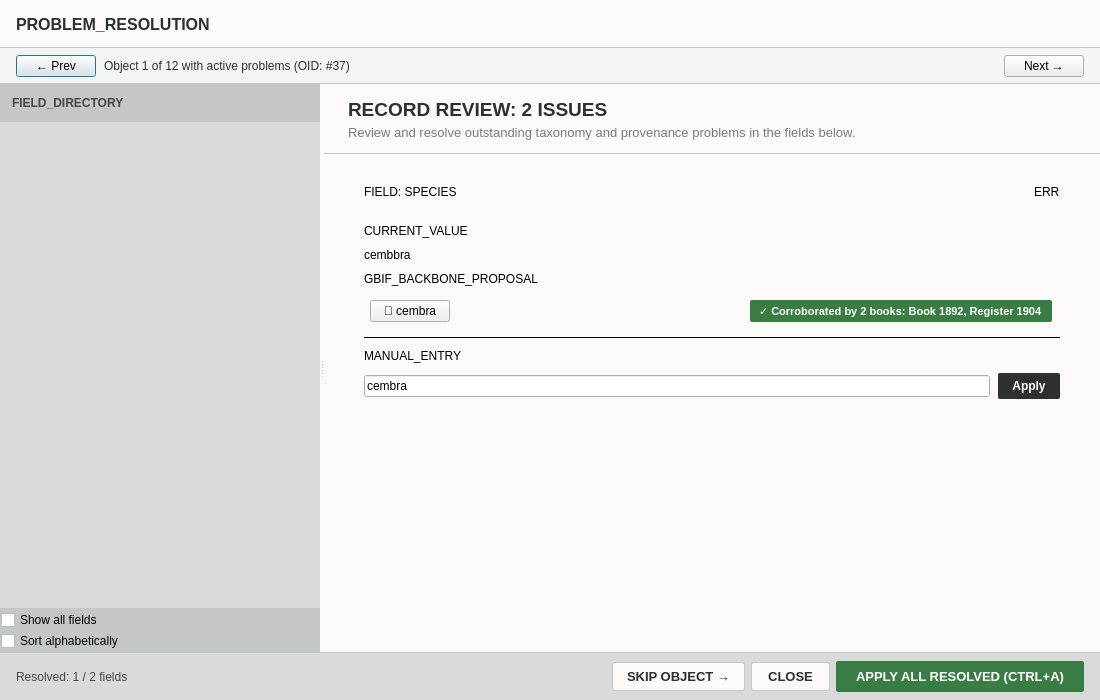
<?xml version="1.0" encoding="UTF-8"?>
<ui version="4.0">
 <class>ObjectProblemResolver</class>
 <widget class="QDialog" name="ObjectProblemResolver">
  <property name="geometry">
   <rect>
    <x>0</x>
    <y>0</y>
    <width>1100</width>
    <height>700</height>
   </rect>
  </property>
  <property name="minimumSize">
   <size>
    <width>840</width>
    <height>540</height>
   </size>
  </property>
  <property name="windowTitle">
   <string>Problem Resolution</string>
  </property>
  <property name="styleSheet">
   <string notr="true">QDialog#ObjectProblemResolver {
    background-color: #fbfaf8;
}
QFrame#header_frame {
    background-color: #fbfaf8;
    border-bottom: 1px solid #c4c7c7;
}
QLabel#lbl_main_title {
    color: #2c302e;
    font-family: &quot;JetBrains Mono&quot;, &quot;Consolas&quot;, monospace;
    font-size: 12pt;
    font-weight: bold;
}
QFrame#queue_nav_bar {
    background-color: #f2f5f1;
    border-bottom: 1px solid #c4c7c7;
}
QPushButton[class="queue-nav-btn"] {
    background-color: #fbfaf8;
    color: #2c302e;
    font-family: &quot;Segoe UI&quot;, &quot;Inter&quot;;
    font-size: 9pt;
    font-weight: bold;
    border: 1px solid #c4c7c7;
    border-radius: 2px;
    padding: 3px 10px;
}
QPushButton[class="queue-nav-btn"]:hover {
    background-color: #e9ece5;
}
QPushButton[class="queue-nav-btn"]:disabled {
    background-color: #dadada;
    color: #8b948d;
}
QLabel#lbl_queue_info {
    color: #2c302e;
    font-family: &quot;JetBrains Mono&quot;, monospace;
    font-size: 9pt;
}
QFrame#sidebar_frame {
    background-color: #dadada;
    border-right: 1px solid #c4c7c7;
}
QFrame#dir_header_frame {
    background-color: #c4c7c7;
}
QLabel#lbl_dir_title {
    color: #444748;
    font-family: &quot;JetBrains Mono&quot;, monospace;
    font-size: 9pt;
    font-weight: bold;
}
QListWidget#list_field_directory {
    background-color: #dadada;
    border: none;
    font-family: &quot;JetBrains Mono&quot;, monospace;
    font-size: 9pt;
}
QListWidget#list_field_directory::item {
    background-color: #fbfaf8;
    border-bottom: 1px solid #c4c7c7;
    padding: 10px 12px;
    margin-bottom: 1px;
}
QListWidget#list_field_directory::item:selected {
    background-color: #e9ece5;
    color: #000000;
}
QFrame#sidebar_bottom_frame {
    background-color: #c4c7c7;
    border-top: 1px solid #c4c7c7;
}
QCheckBox[class="sidebar-chk"] {
    background-color: #fbfaf8;
    color: #2c302e;
    font-family: &quot;Segoe UI&quot;, &quot;Inter&quot;;
    font-size: 9pt;
    font-weight: bold;
    padding: 6px 10px;
    border-bottom: 1px solid #c4c7c7;
}
QFrame#context_header_frame {
    background-color: #fbfaf8;
    border-bottom: 1px solid #c4c7c7;
}
QLabel#lbl_issue_count {
    color: #2c302e;
    font-family: &quot;Segoe UI&quot;, &quot;Inter&quot;;
    font-size: 14pt;
    font-weight: bold;
}
QLabel#lbl_issue_subtitle {
    color: #757d77;
    font-family: &quot;Segoe UI&quot;, &quot;Inter&quot;;
    font-size: 9.5pt;
}
QScrollArea#scroll_cards_area {
    background-color: #fbfaf8;
    border: none;
}
QWidget#cards_container {
    background-color: #fbfaf8;
}
QFrame[class="problem-card"] {
    background-color: #ffffff;
    border: 1px solid #c4c7c7;
    border-radius: 2px;
}
QFrame[class="card-title-bar-err"] {
    background-color: #c93a40;
}
QFrame[class="card-title-bar-ukn"] {
    background-color: #d9a036;
}
QFrame[class="card-title-bar-cfct"] {
    background-color: #4a7b9d;
}
QLabel[class="card-title-text"] {
    color: #ffffff;
    font-family: &quot;Segoe UI&quot;, &quot;Inter&quot;;
    font-size: 9.5pt;
    font-weight: bold;
}
QLabel[class="card-code-text"] {
    color: #ffffff;
    font-family: &quot;JetBrains Mono&quot;, monospace;
    font-size: 8.5pt;
    font-weight: bold;
}
QLabel[class="section-tag"] {
    color: #757d77;
    font-family: &quot;JetBrains Mono&quot;, monospace;
    font-size: 8pt;
    font-weight: bold;
}
QFrame[class="value-display-box"] {
    background-color: #ffffff;
    border: 1px solid #c4c7c7;
    border-radius: 2px;
}
QLabel[class="value-text"] {
    font-family: &quot;JetBrains Mono&quot;, monospace;
    font-size: 9.5pt;
    color: #2c302e;
    padding: 6px 10px;
}
QFrame[class="gbif-box"] {
    background-color: #ebfbee;
    border: 1px solid #b2f2bb;
    border-radius: 2px;
}
QPushButton[class="gbif-chip-btn"] {
    background-color: transparent;
    color: #2b8a3e;
    font-family: &quot;JetBrains Mono&quot;, monospace;
    font-size: 9pt;
    font-weight: bold;
    border: none;
    text-align: left;
    padding: 6px 10px;
}
QPushButton[class="chip-btn"] {
    background-color: #fbfaf8;
    color: #2c302e;
    font-family: &quot;JetBrains Mono&quot;, monospace;
    font-size: 9pt;
    border: 1px solid #c4c7c7;
    border-radius: 2px;
    padding: 8px 12px;
    text-align: left;
}
QPushButton[class="chip-btn"]:hover {
    background-color: #e9ece5;
    border-color: #000000;
}
QLineEdit[class="manual-entry"] {
    background-color: #ffffff;
    color: #2c302e;
    font-family: &quot;JetBrains Mono&quot;, monospace;
    font-size: 9.5pt;
    border: 1px solid #c4c7c7;
    border-radius: 2px;
    padding: 6px 8px;
}
QPushButton#btn_apply_single {
    background-color: #2c302e;
    color: #ffffff;
    font-family: &quot;Segoe UI&quot;, &quot;Inter&quot;;
    font-size: 9pt;
    font-weight: bold;
    border: none;
    border-radius: 2px;
    padding: 6px 14px;
}
QPushButton#btn_apply_single:hover {
    background-color: #3d4240;
}
QFrame#footer_frame {
    background-color: #dadada;
    border-top: 1px solid #c4c7c7;
}
QLabel#lbl_stats {
    color: #444748;
    font-family: &quot;JetBrains Mono&quot;, monospace;
    font-size: 9pt;
}
QPushButton#btn_skip_object {
    background-color: #fbfaf8;
    color: #2c302e;
    font-family: &quot;Segoe UI&quot;, &quot;Inter&quot;;
    font-size: 9.5pt;
    font-weight: bold;
    border: 1px solid #c4c7c7;
    border-radius: 2px;
    padding: 6px 14px;
}
QPushButton#btn_skip_object:hover {
    background-color: #e9ece5;
}
QPushButton#btn_close {
    background-color: #fbfaf8;
    color: #2c302e;
    font-family: &quot;Segoe UI&quot;, &quot;Inter&quot;;
    font-size: 9.5pt;
    font-weight: bold;
    border: 1px solid #c4c7c7;
    border-radius: 2px;
    padding: 6px 16px;
}
QPushButton#btn_close:hover {
    background-color: #e9ece5;
}
QPushButton#btn_apply_all {
    background-color: #3a7d44;
    color: #ffffff;
    font-family: &quot;Segoe UI&quot;, &quot;Inter&quot;;
    font-size: 9.5pt;
    font-weight: bold;
    border: none;
    border-radius: 2px;
    padding: 8px 20px;
}
QPushButton#btn_apply_all:hover {
    background-color: #2d6236;
}</string>
  </property>
  <layout class="QVBoxLayout" name="root_vlayout">
   <property name="spacing">
    <number>0</number>
   </property>
   <property name="leftMargin">
    <number>0</number>
   </property>
   <property name="topMargin">
    <number>0</number>
   </property>
   <property name="rightMargin">
    <number>0</number>
   </property>
   <property name="bottomMargin">
    <number>0</number>
   </property>
   <item>
    <widget class="QFrame" name="header_frame">
     <property name="minimumSize">
      <size>
       <width>0</width>
       <height>48</height>
      </size>
     </property>
     <property name="maximumSize">
      <size>
       <width>16777215</width>
       <height>48</height>
      </size>
     </property>
     <layout class="QHBoxLayout" name="header_hlayout">
      <property name="leftMargin">
       <number>16</number>
      </property>
      <property name="topMargin">
       <number>8</number>
      </property>
      <property name="rightMargin">
       <number>16</number>
      </property>
      <property name="bottomMargin">
       <number>8</number>
      </property>
      <item>
       <widget class="QLabel" name="lbl_main_title">
        <property name="text">
         <string>PROBLEM_RESOLUTION</string>
        </property>
       </widget>
      </item>
     </layout>
    </widget>
   </item>
   <item>
    <widget class="QFrame" name="queue_nav_bar">
     <property name="minimumSize">
      <size>
       <width>0</width>
       <height>36</height>
      </size>
     </property>
     <property name="maximumSize">
      <size>
       <width>16777215</width>
       <height>36</height>
      </size>
     </property>
     <layout class="QHBoxLayout" name="queue_nav_layout">
      <property name="spacing">
       <number>8</number>
      </property>
      <property name="leftMargin">
       <number>16</number>
      </property>
      <property name="topMargin">
       <number>4</number>
      </property>
      <property name="rightMargin">
       <number>16</number>
      </property>
      <property name="bottomMargin">
       <number>4</number>
      </property>
      <item>
       <widget class="QPushButton" name="btn_queue_prev">
        <property name="cursor">
         <cursorShape>PointingHandCursor</cursorShape>
        </property>
        <property name="text">
         <string>← Prev</string>
        </property>
        <property name="class" stdset="0">
         <string>queue-nav-btn</string>
        </property>
       </widget>
      </item>
      <item>
       <widget class="QLabel" name="lbl_queue_info">
        <property name="text">
         <string>Object 1 of 12 with active problems (OID: #37)</string>
        </property>
       </widget>
      </item>
      <item>
       <spacer name="queue_spacer">
        <property name="orientation">
         <enum>Qt::Horizontal</enum>
        </property>
        <property name="sizeHint" stdset="0">
         <size>
          <width>40</width>
          <height>20</height>
         </size>
        </property>
       </spacer>
      </item>
      <item>
       <widget class="QPushButton" name="btn_queue_next">
        <property name="cursor">
         <cursorShape>PointingHandCursor</cursorShape>
        </property>
        <property name="text">
         <string>Next →</string>
        </property>
        <property name="class" stdset="0">
         <string>queue-nav-btn</string>
        </property>
       </widget>
      </item>
     </layout>
    </widget>
   </item>
   <item>
    <widget class="QSplitter" name="main_splitter">
     <property name="orientation">
      <enum>Qt::Horizontal</enum>
     </property>
     <property name="childrenCollapsible">
      <bool>false</bool>
     </property>
     <widget class="QFrame" name="sidebar_frame">
      <property name="minimumSize">
       <size>
        <width>260</width>
        <height>0</height>
       </size>
      </property>
      <property name="maximumSize">
       <size>
        <width>320</width>
        <height>16777215</height>
       </size>
      </property>
      <layout class="QVBoxLayout" name="sidebar_vlayout">
       <property name="spacing">
        <number>0</number>
       </property>
       <property name="leftMargin">
        <number>0</number>
       </property>
       <property name="topMargin">
        <number>0</number>
       </property>
       <property name="rightMargin">
        <number>0</number>
       </property>
       <property name="bottomMargin">
        <number>0</number>
       </property>
       <item>
        <widget class="QFrame" name="dir_header_frame">
         <property name="minimumSize">
          <size>
           <width>0</width>
           <height>38</height>
          </size>
         </property>
         <property name="maximumSize">
          <size>
           <width>16777215</width>
           <height>38</height>
          </size>
         </property>
         <layout class="QHBoxLayout" name="dir_header_layout">
          <property name="leftMargin">
           <number>12</number>
          </property>
          <property name="topMargin">
           <number>6</number>
          </property>
          <property name="rightMargin">
           <number>12</number>
          </property>
          <property name="bottomMargin">
           <number>6</number>
          </property>
          <item>
           <widget class="QLabel" name="lbl_dir_title">
            <property name="text">
             <string>FIELD_DIRECTORY</string>
            </property>
           </widget>
          </item>
         </layout>
        </widget>
       </item>
       <item>
        <widget class="QListWidget" name="list_field_directory">
        <property name="cursor">
         <cursorShape>PointingHandCursor</cursorShape>
        </property>
       </widget>
       </item>
       <item>
        <widget class="QFrame" name="sidebar_bottom_frame">
         <layout class="QVBoxLayout" name="sidebar_bottom_layout">
          <property name="spacing">
           <number>1</number>
          </property>
          <property name="leftMargin">
           <number>1</number>
          </property>
          <property name="topMargin">
           <number>1</number>
          </property>
          <property name="rightMargin">
           <number>1</number>
          </property>
          <property name="bottomMargin">
           <number>1</number>
          </property>
          <item>
           <widget class="QCheckBox" name="chk_show_all">
            <property name="cursor">
             <cursorShape>PointingHandCursor</cursorShape>
            </property>
            <property name="text">
             <string>Show all fields</string>
            </property>
            <property name="class" stdset="0">
             <string>sidebar-chk</string>
            </property>
           </widget>
          </item>
          <item>
           <widget class="QCheckBox" name="chk_sort_alpha">
            <property name="cursor">
             <cursorShape>PointingHandCursor</cursorShape>
            </property>
            <property name="text">
             <string>Sort alphabetically</string>
            </property>
            <property name="class" stdset="0">
             <string>sidebar-chk</string>
            </property>
           </widget>
          </item>
         </layout>
        </widget>
       </item>
      </layout>
     </widget>
     <widget class="QWidget" name="right_area" native="true">
      <layout class="QVBoxLayout" name="right_vlayout">
       <property name="spacing">
        <number>0</number>
       </property>
       <property name="leftMargin">
        <number>0</number>
       </property>
       <property name="topMargin">
        <number>0</number>
       </property>
       <property name="rightMargin">
        <number>0</number>
       </property>
       <property name="bottomMargin">
        <number>0</number>
       </property>
       <item>
        <widget class="QFrame" name="context_header_frame">
         <layout class="QVBoxLayout" name="ctx_header_layout">
          <property name="spacing">
           <number>4</number>
          </property>
          <property name="leftMargin">
           <number>24</number>
          </property>
          <property name="topMargin">
           <number>14</number>
          </property>
          <property name="rightMargin">
           <number>24</number>
          </property>
          <property name="bottomMargin">
           <number>14</number>
          </property>
          <item>
           <widget class="QLabel" name="lbl_issue_count">
            <property name="text">
             <string>RECORD REVIEW: 2 ISSUES</string>
            </property>
           </widget>
          </item>
          <item>
           <widget class="QLabel" name="lbl_issue_subtitle">
            <property name="text">
             <string>Review and resolve outstanding taxonomy and provenance problems in the fields below.</string>
            </property>
           </widget>
          </item>
         </layout>
        </widget>
       </item>
       <item>
        <widget class="QScrollArea" name="scroll_cards_area">
         <property name="widgetResizable">
          <bool>true</bool>
         </property>
         <widget class="QWidget" name="cards_container">
          <property name="geometry">
           <rect>
            <x>0</x>
            <y>0</y>
            <width>800</width>
            <height>600</height>
           </rect>
          </property>
          <layout class="QVBoxLayout" name="cards_vlayout">
           <property name="spacing">
            <number>20</number>
           </property>
           <property name="leftMargin">
            <number>24</number>
           </property>
           <property name="topMargin">
            <number>20</number>
           </property>
           <property name="rightMargin">
            <number>24</number>
           </property>
           <property name="bottomMargin">
            <number>20</number>
           </property>
           <item>
            <widget class="QFrame" name="sample_problem_card">
             <property name="class" stdset="0">
              <string>problem-card</string>
             </property>
             <layout class="QVBoxLayout" name="card_problem_vlayout">
              <property name="spacing">
               <number>0</number>
              </property>
              <property name="leftMargin">
               <number>0</number>
              </property>
              <property name="topMargin">
               <number>0</number>
              </property>
              <property name="rightMargin">
               <number>0</number>
              </property>
              <property name="bottomMargin">
               <number>0</number>
              </property>
              <item>
               <widget class="QFrame" name="prob_header_bar">
                <property name="class" stdset="0">
                 <string>card-title-bar-err</string>
                </property>
                <layout class="QHBoxLayout" name="prob_header_hlayout">
                 <property name="leftMargin">
                  <number>16</number>
                 </property>
                 <property name="topMargin">
                  <number>8</number>
                 </property>
                 <property name="rightMargin">
                  <number>16</number>
                 </property>
                 <property name="bottomMargin">
                  <number>8</number>
                 </property>
                 <item>
                  <widget class="QLabel" name="lbl_prob_card_title">
                   <property name="text">
                    <string>FIELD: SPECIES</string>
                   </property>
                   <property name="class" stdset="0">
                    <string>card-title-text</string>
                   </property>
                  </widget>
                 </item>
                 <item>
                  <spacer name="prob_header_spacer">
                   <property name="orientation">
                    <enum>Qt::Horizontal</enum>
                   </property>
                   <property name="sizeHint" stdset="0">
                    <size>
                     <width>40</width>
                     <height>20</height>
                    </size>
                   </property>
                  </spacer>
                 </item>
                 <item>
                  <widget class="QLabel" name="lbl_prob_code">
                   <property name="text">
                    <string>ERR</string>
                   </property>
                   <property name="class" stdset="0">
                    <string>card-code-text</string>
                   </property>
                  </widget>
                 </item>
                </layout>
               </widget>
              </item>
              <item>
               <widget class="QWidget" name="prob_content_body" native="true">
                <layout class="QVBoxLayout" name="prob_body_vlayout">
                 <property name="spacing">
                  <number>10</number>
                 </property>
                 <property name="leftMargin">
                  <number>16</number>
                 </property>
                 <property name="topMargin">
                  <number>14</number>
                 </property>
                 <property name="rightMargin">
                  <number>16</number>
                 </property>
                 <property name="bottomMargin">
                  <number>16</number>
                 </property>
                 <item>
                  <widget class="QLabel" name="tag_current_val">
                   <property name="text">
                    <string>CURRENT_VALUE</string>
                   </property>
                   <property name="class" stdset="0">
                    <string>section-tag</string>
                   </property>
                  </widget>
                 </item>
                 <item>
                  <widget class="QFrame" name="box_cur_val">
                   <property name="class" stdset="0">
                    <string>value-display-box</string>
                   </property>
                   <layout class="QHBoxLayout" name="box_cur_val_layout">
                    <property name="leftMargin">
                     <number>0</number>
                    </property>
                    <property name="topMargin">
                     <number>0</number>
                    </property>
                    <property name="rightMargin">
                     <number>0</number>
                    </property>
                    <property name="bottomMargin">
                     <number>0</number>
                    </property>
                    <item>
                     <widget class="QLabel" name="lbl_val_species">
                      <property name="text">
                       <string>cembbra</string>
                      </property>
                      <property name="class" stdset="0">
                       <string>value-text</string>
                      </property>
                     </widget>
                    </item>
                   </layout>
                  </widget>
                 </item>
                 <item>
                  <widget class="QLabel" name="tag_gbif_proposal">
                   <property name="text">
                    <string>GBIF_BACKBONE_PROPOSAL</string>
                   </property>
                   <property name="class" stdset="0">
                    <string>section-tag</string>
                   </property>
                  </widget>
                 </item>
                 <item>
                  <widget class="QFrame" name="box_gbif_match">
                   <property name="class" stdset="0">
                    <string>gbif-box</string>
                   </property>
                   <layout class="QHBoxLayout" name="box_gbif_layout">
                    <property name="leftMargin">
                     <number>6</number>
                    </property>
                    <property name="topMargin">
                     <number>4</number>
                    </property>
                    <property name="rightMargin">
                     <number>8</number>
                    </property>
                    <property name="bottomMargin">
                     <number>4</number>
                    </property>
                    <item>
                     <widget class="QPushButton" name="btn_gbif_match">
                      <property name="cursor">
                       <cursorShape>PointingHandCursor</cursorShape>
                      </property>
                      <property name="text">
                       <string>🧬 cembra</string>
                      </property>
                      <property name="class" stdset="0">
                       <string>gbif-chip-btn</string>
                      </property>
                     </widget>
                    </item>
                    <item>
                     <spacer name="gbif_spacer">
                      <property name="orientation">
                       <enum>Qt::Horizontal</enum>
                      </property>
                      <property name="sizeHint" stdset="0">
                       <size>
                        <width>40</width>
                        <height>20</height>
                       </size>
                      </property>
                     </spacer>
                    </item>
                    <item>
                     <widget class="QLabel" name="lbl_gbif_tag">
                      <property name="text">
                       <string>✓ Corroborated by 2 books: Book 1892, Register 1904</string>
                      </property>
                      <property name="styleSheet">
                       <string notr="true">background-color: #3a7d44; color: #ffffff; border-radius: 2px; padding: 2px 6px; font-weight: bold; font-size: 8pt;</string>
                      </property>
                     </widget>
                    </item>
                   </layout>
                  </widget>
                 </item>
                 <item>
                  <widget class="QFrame" name="species_divider">
                   <property name="frameShape">
                    <enum>QFrame::HLine</enum>
                   </property>
                  </widget>
                 </item>
                 <item>
                  <widget class="QLabel" name="tag_manual_entry">
                   <property name="text">
                    <string>MANUAL_ENTRY</string>
                   </property>
                   <property name="class" stdset="0">
                    <string>section-tag</string>
                   </property>
                  </widget>
                 </item>
                 <item>
                  <widget class="QWidget" name="species_manual_row" native="true">
                   <layout class="QHBoxLayout" name="species_manual_hlayout">
                    <property name="spacing">
                     <number>8</number>
                    </property>
                    <property name="leftMargin">
                     <number>0</number>
                    </property>
                    <property name="topMargin">
                     <number>0</number>
                    </property>
                    <property name="rightMargin">
                     <number>0</number>
                    </property>
                    <property name="bottomMargin">
                     <number>0</number>
                    </property>
                    <item>
                     <widget class="QLineEdit" name="input_manual_species">
                      <property name="text">
                       <string>cembra</string>
                      </property>
                      <property name="class" stdset="0">
                       <string>manual-entry</string>
                      </property>
                     </widget>
                    </item>
                    <item>
                     <widget class="QPushButton" name="btn_apply_single">
                      <property name="cursor">
                       <cursorShape>PointingHandCursor</cursorShape>
                      </property>
                      <property name="text">
                       <string>Apply</string>
                      </property>
                     </widget>
                    </item>
                   </layout>
                  </widget>
                 </item>
                </layout>
               </widget>
              </item>
             </layout>
            </widget>
           </item>
           <item>
            <spacer name="cards_vspacer">
             <property name="orientation">
              <enum>Qt::Vertical</enum>
             </property>
             <property name="sizeHint" stdset="0">
              <size>
               <width>20</width>
               <height>40</height>
              </size>
             </property>
            </spacer>
           </item>
          </layout>
         </widget>
        </widget>
       </item>
      </layout>
     </widget>
    </widget>
   </item>
   <item>
    <widget class="QFrame" name="footer_frame">
     <property name="minimumSize">
      <size>
       <width>0</width>
       <height>48</height>
      </size>
     </property>
     <property name="maximumSize">
      <size>
       <width>16777215</width>
       <height>48</height>
      </size>
     </property>
     <layout class="QHBoxLayout" name="footer_hlayout">
      <property name="leftMargin">
       <number>16</number>
      </property>
      <property name="topMargin">
       <number>6</number>
      </property>
      <property name="rightMargin">
       <number>16</number>
      </property>
      <property name="bottomMargin">
       <number>6</number>
      </property>
      <item>
       <widget class="QLabel" name="lbl_stats">
        <property name="text">
         <string>Resolved: 1 / 2 fields</string>
        </property>
       </widget>
      </item>
      <item>
       <spacer name="footer_spacer">
        <property name="orientation">
         <enum>Qt::Horizontal</enum>
        </property>
        <property name="sizeHint" stdset="0">
         <size>
          <width>40</width>
          <height>20</height>
         </size>
        </property>
       </spacer>
      </item>
      <item>
       <widget class="QPushButton" name="btn_skip_object">
        <property name="cursor">
         <cursorShape>PointingHandCursor</cursorShape>
        </property>
        <property name="text">
         <string>SKIP OBJECT →</string>
        </property>
       </widget>
      </item>
      <item>
       <widget class="QPushButton" name="btn_close">
        <property name="cursor">
         <cursorShape>PointingHandCursor</cursorShape>
        </property>
        <property name="text">
         <string>CLOSE</string>
        </property>
       </widget>
      </item>
      <item>
       <widget class="QPushButton" name="btn_apply_all">
        <property name="cursor">
         <cursorShape>PointingHandCursor</cursorShape>
        </property>
        <property name="text">
         <string>APPLY ALL RESOLVED (CTRL+A)</string>
        </property>
       </widget>
      </item>
     </layout>
    </widget>
   </item>
  </layout>
 </widget>
 <resources/>
 <connections/>
</ui>
